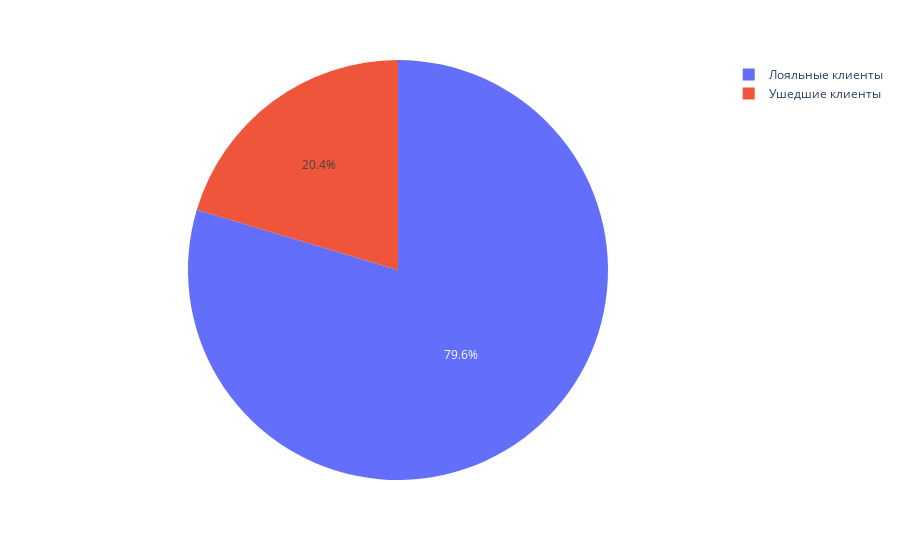

Notebook code for this chart:
### Markdown cell above
## 9.1. Каково соотношение ушедших и лояльных клиентов? 
Для того, чтобы ответить на этот вопрос построим круговую диаграмму, предварительно посчитав количество значений для лояльных и ушедших клиентов с помощью value_counts()

### Code cell
client_status = churn_df["Exited"].value_counts()
#строим график
fig = px.pie(
    data_frame= client_status,
    values= client_status,
    names= ['Лояльные клиенты','Ушедшие клиенты']
)

fig.show()
fig.write_html("images/pie.html")

### Figure 1 — Plotly figure (JSON) as saved in the notebook; plotly's stock layout.template omitted (floating-point values rounded to 4 significant figures)
{"data": [{"domain": {"x": [0, 1], "y": [0, 1]}, "hovertemplate": "label=%{label}<br>value=%{value}<extra></extra>", "labels": ["Лояльные клиенты", "Ушедшие клиенты"], "legendgroup": "", "name": "", "showlegend": true, "type": "pie", "values": [7963, 2037]}], "layout": {"legend": {"tracegroupgap": 0}, "margin": {"t": 60}}}
